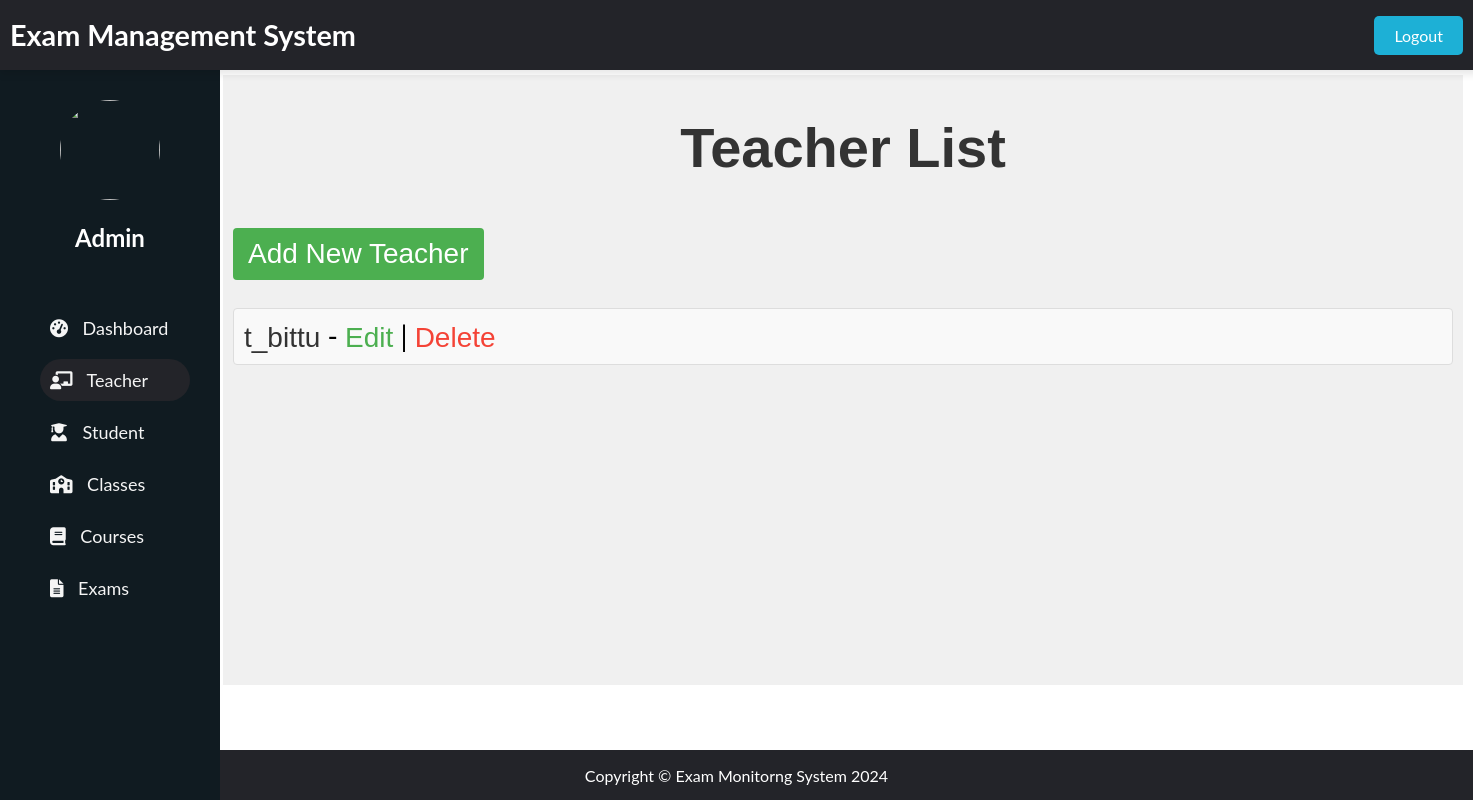
Page /adminpanel/teachers/all on the earlier database version.
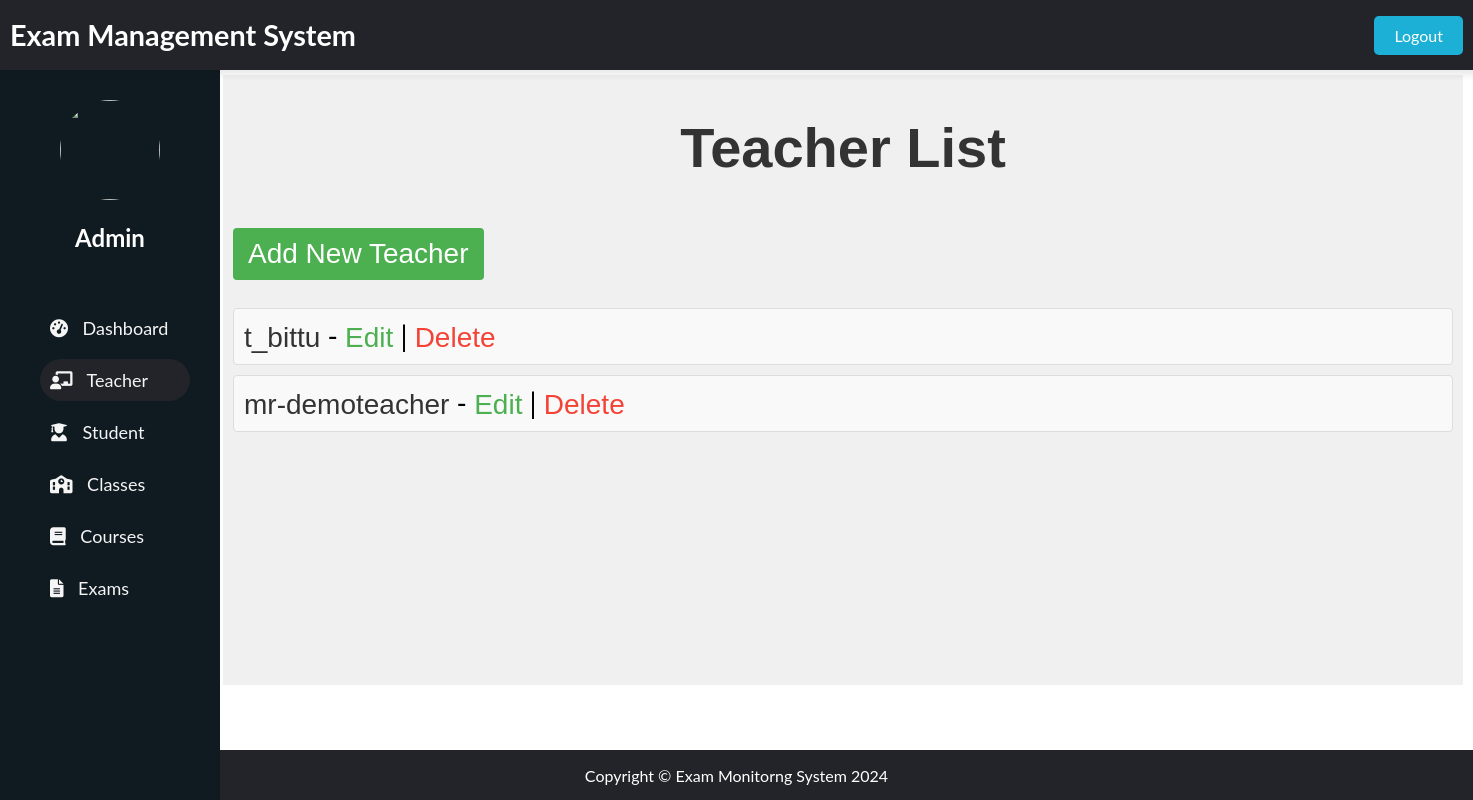
Same page on the later database version.
### admin_panel/models.py (models this page shows, shortened)
class Teacher(models.Model):
    teacher_id = models.AutoField(primary_key=True)
    name = models.CharField(max_length=100)
    password = models.CharField(max_length=100, default="x")
    email = models.EmailField()
    phone = models.CharField(max_length=15)
    classes = models.ManyToManyField(Class, blank=True)

### admin_panel/views.py (the view)
# urls.py: path('teachers/all', views.teacher_list, name='teacher_list'),
def teacher_list(request):
    teachers = Teacher.objects.all()
    return render(request, 'teachers/teacher_list.html', {'teachers': teachers})

### admin_panel/templates/teachers/teacher_list.html (shortened to what this page needs)
{% extends "dashboard/index.html" %}
{% block header %}
    {% include "dashboard/header.html" %}
{% endblock header %}
{% block sidenav %}
    {% include "teachers/sidenav.html" %}
{% endblock sidenav %}
{% block main %}
    <h1 class="main-heading">Teacher List</h1>
    <a href="{% url 'teacher_create' %}" class="add-button">Add New Teacher</a>
    <ul class="teacher-list">
        {% for teacher in teachers %}
            <li class="teacher-item">
                <a href="{% url 'teacher_detail' teacher.pk %}" class="teacher-name">{{ teacher.name }}</a> -
                <a href="{% url 'teacher_update' teacher.pk %}" class="edit-link">Edit</a> |
                <a href="{% url 'teacher_delete' teacher.pk %}" class="delete-link">Delete</a>
            </li>
        {% endfor %}
    </ul>
{% endblock main %}
{% block footer %}
    {% include "dashboard/footer.html" %}
{% endblock footer %}

Differences in the rows shown:
added Teacher: name "mr-demoteacher"
